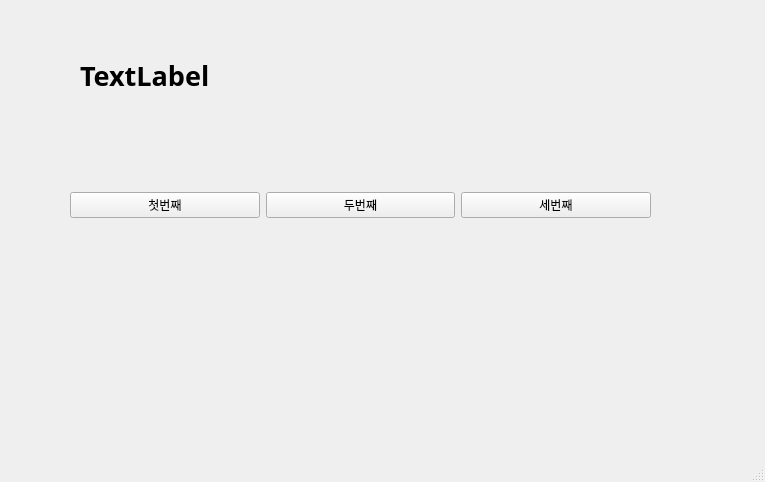
<?xml version="1.0" encoding="UTF-8"?>
<ui version="4.0">
 <class>MainWindow</class>
 <widget class="QMainWindow" name="MainWindow">
  <property name="geometry">
   <rect>
    <x>0</x>
    <y>0</y>
    <width>765</width>
    <height>482</height>
   </rect>
  </property>
  <property name="windowTitle">
   <string>MainWindow</string>
  </property>
  <widget class="QWidget" name="centralwidget">
   <widget class="QWidget" name="horizontalLayoutWidget">
    <property name="geometry">
     <rect>
      <x>70</x>
      <y>140</y>
      <width>581</width>
      <height>131</height>
     </rect>
    </property>
    <layout class="QHBoxLayout" name="horizontalLayout">
     <item>
      <widget class="QPushButton" name="pushButton">
       <property name="text">
        <string>첫번째</string>
       </property>
      </widget>
     </item>
     <item>
      <widget class="QPushButton" name="pushButton_2">
       <property name="text">
        <string>두번째</string>
       </property>
      </widget>
     </item>
     <item>
      <widget class="QPushButton" name="pushButton_3">
       <property name="text">
        <string>세번째</string>
       </property>
      </widget>
     </item>
    </layout>
   </widget>
   <widget class="QLabel" name="label">
    <property name="geometry">
     <rect>
      <x>80</x>
      <y>40</y>
      <width>611</width>
      <height>71</height>
     </rect>
    </property>
    <property name="font">
     <font>
      <family>맑은 고딕</family>
      <pointsize>20</pointsize>
      <weight>75</weight>
      <bold>true</bold>
     </font>
    </property>
    <property name="text">
     <string>TextLabel</string>
    </property>
   </widget>
  </widget>
  <widget class="QMenuBar" name="menubar">
   <property name="geometry">
    <rect>
     <x>0</x>
     <y>0</y>
     <width>765</width>
     <height>21</height>
    </rect>
   </property>
  </widget>
  <widget class="QStatusBar" name="statusbar"/>
 </widget>
 <resources/>
 <connections>
  <connection>
   <sender>pushButton</sender>
   <signal>clicked()</signal>
   <receiver>MainWindow</receiver>
   <slot>firstClick()</slot>
   <hints>
    <hint type="sourcelabel">
     <x>132</x>
     <y>219</y>
    </hint>
    <hint type="destinationlabel">
     <x>183</x>
     <y>269</y>
    </hint>
   </hints>
  </connection>
  <connection>
   <sender>pushButton_2</sender>
   <signal>clicked()</signal>
   <receiver>MainWindow</receiver>
   <slot>secondClick()</slot>
   <hints>
    <hint type="sourcelabel">
     <x>336</x>
     <y>225</y>
    </hint>
    <hint type="destinationlabel">
     <x>378</x>
     <y>286</y>
    </hint>
   </hints>
  </connection>
  <connection>
   <sender>pushButton_3</sender>
   <signal>clicked()</signal>
   <receiver>MainWindow</receiver>
   <slot>thirdClick()</slot>
   <hints>
    <hint type="sourcelabel">
     <x>533</x>
     <y>219</y>
    </hint>
    <hint type="destinationlabel">
     <x>582</x>
     <y>292</y>
    </hint>
   </hints>
  </connection>
 </connections>
 <slots>
  <slot>firstClick()</slot>
  <slot>secondClick()</slot>
  <slot>thirdClick()</slot>
 </slots>
</ui>
